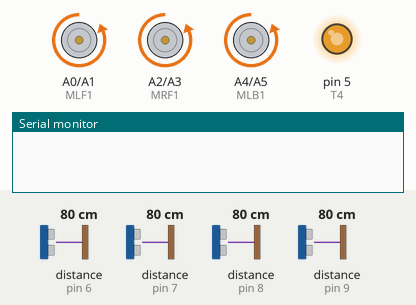
Recording of a sketch running on a simulated Arduino Nano, built with avr-gcc and run on an emulated ATmega328P. Shown: motor-driver pin pairs drawn as motors (green arrow = first pin HIGH = forward, orange = second pin HIGH = backward, longer = more drive), output pins drawn as LEDs (lit = HIGH), the last lines printed to the serial monitor. Wiring (inferred from the names in the program): 3 × ultrasonic range finder: trigger pin 2, echo pin 6 / trigger pin 3, echo pin 7 / trigger pin 4, echo pin 8. The inputs (shaded band) are chosen by the test bench; at power-on: distance to the obstacle (sensors on pin 6, pin 7, pin 8, pin 9) 80 cm. The echo pulse lasts 58.3 µs per cm; pins used as bus, display or sensor lines are not drawn.

Above: at 1.8 s.
1.9 s: distance to the obstacle (sensor on pin 6) set to 2 cm
At 2.9 s:
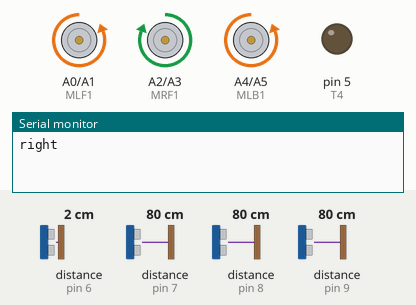
3.5 s: distance to the obstacle (sensor on pin 7) set to 54 cm
5.2 s: distance to the obstacle (sensor on pin 7) set to 48 cm
At 6.9 s:
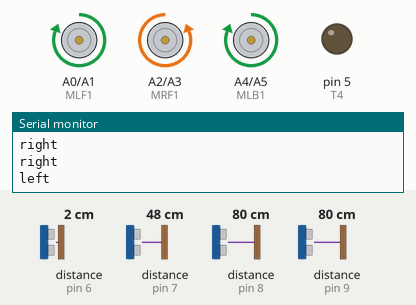
9.3 s: distance to the obstacle (sensor on pin 8) set to 2 cm
At 10.9 s:
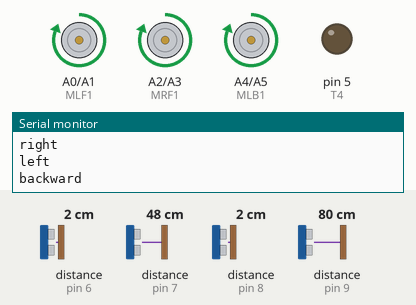
13.4 s: distance to the obstacle (sensor on pin 9) set to 2 cm
At 16.0 s:
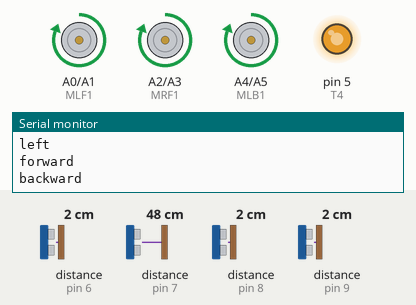
17.5 s: distance to the obstacle (sensor on pin 9) set to 60 cm
At 19.0 s:
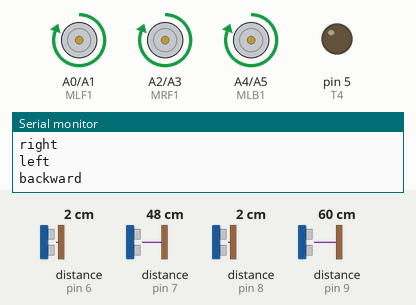
Timing chart, 0 to 20.5 s (numbered marks = the images above; inputs shaded):
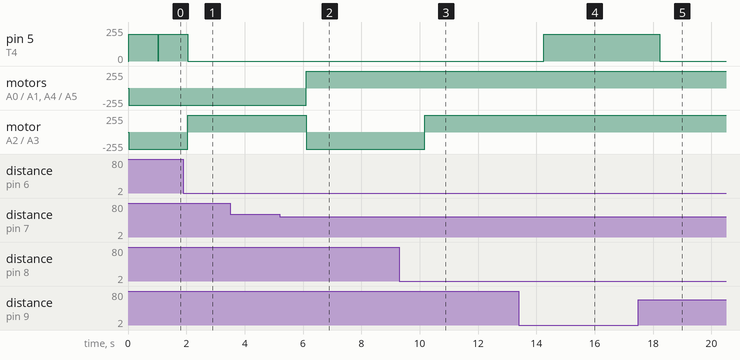

Measured:
- the behaviour switches between 51 and 50 cm on distance to the obstacle (sensor on pin 7) (found by bisection; images 1 and 2)
- after the input at 1.9 s, pin 5 (T4): goes on until 2.0 s, then stays 0/255; motor on A2 (MRF1) / A3 (MRF2): backward 255/255 → forward 255/255 after 0.14 s
- after the input at 5.2 s, motor on A0 (MLF1) / A1 (MLF2), motor on A4 (MLB1) / A5 (MLB2): backward 255/255 → forward 255/255 after 0.91 s; motor on A2 (MRF1) / A3 (MRF2): forward 255/255 → backward 255/255 after 0.91 s
- after the input at 9.3 s, motor on A2 (MRF1) / A3 (MRF2): backward 255/255 → forward 255/255 after 0.87 s
- after the input at 13.4 s, pin 5 (T4): 0/255 → 200/255 after 0.85 s
- after the input at 17.5 s, pin 5 (T4): 200/255 → 0/255 after 0.73 s

The sketch:

rover.ino
```cpp
#define T1 2   //T implies trigger pin
#define T2 3
#define T3 4
#define T4 5
#define E1 6   //E implies echo pin
#define E2 7
#define E3 8
#define E4 9
#define MLF1 A0  //motor pins
#define MLF2 A1
#define MRF1 A2
#define MRF2 A3
#define MLB1 A4
#define MLB2 A5
#define MRB1 A6
#define MRB2 A7
long duration_1,duration_2,duration_3,duration_4;
int distance_l,distance_r,distance_f,distance_b;

void setup()
{
    pinMode(T1, OUTPUT);
    pinMode(T2, OUTPUT);
    pinMode(T3, OUTPUT);
    pinMode(T4, OUTPUT);
    pinMode(E1, INPUT);
    pinMode(E2, INPUT);
    pinMode(E3, INPUT);
    pinMode(E4, INPUT);
    pinMode(MLF1, OUTPUT);
    pinMode(MLF2, OUTPUT);
    pinMode(MRF1, OUTPUT);
    pinMode(MRF2, OUTPUT);
    pinMode(MLB1, OUTPUT);
    pinMode(MLB2, OUTPUT);
    pinMode(MRB1, OUTPUT);
    pinMode(MRB2, OUTPUT);
    Serial.begin(9600);
}


void loop()
{
    leftdetection();
    rightdetection();
    backdetection();
    frontdetection();
    if(distance_b>50 && distance_f>50 && distance_l>50 && distance_r>50)
    {
        forward();
    }
    delay(1000);
}

void leftdetection()
{
     digitalWrite(T1, LOW);
     delayMicroseconds(2);
     digitalWrite(T1, HIGH);
     delayMicroseconds(10);
     digitalWrite(T1, LOW);
     duration_1 = pulseIn(E1, HIGH);
     distance_l = duration_1 * 0.0340 / 2;
     if(distance_l<50)
     {
         Serial.println("right");
         right();
     }
}

void rightdetection()
{
     digitalWrite(T2, LOW);
     delayMicroseconds(2);
     digitalWrite(T2, HIGH);
     delayMicroseconds(10);
     digitalWrite(T2, LOW);
     duration_2 = pulseIn(E2, HIGH);
     distance_r = duration_2 * 0.0340 / 2;
     if(distance_r<50)
     {
         Serial.println("left");
         left();
     }
}

void frontdetection()
{
     digitalWrite(T3, LOW);
     delayMicroseconds(2);
     digitalWrite(T3, HIGH);
     delayMicroseconds(10);
     digitalWrite(T3, LOW);
     duration_3 = pulseIn(E3, HIGH);
     distance_f = duration_3 * 0.0340 / 2;
     if(distance_f<50)
     {
         Serial.println("backward");
         backward();
     }
 }

void backdetection()
{
     digitalWrite(T4, LOW);
     delayMicroseconds(2);
     digitalWrite(T4, HIGH);
     delayMicroseconds(10);
     digitalWrite(T4, LOW);
     duration_4 = pulseIn(E4, HIGH);
     distance_b = duration_4 * 0.0340 / 2;
     if(distance_b<50)
     {
         Serial.println("forward");
         forward();
     }
}

void backward()
{analogWrite(MLF1, 200);
 analogWrite(MLF2, 0);
 analogWrite(MRF1, 200);
 analogWrite(MRF2, 0);
 analogWrite(MLB1, 200);
 analogWrite(MLB2, 0);
 analogWrite(MRB1, 200);
 analogWrite(MRB2, 0);
}

void left()
{ analogWrite(MLF1, 200);
 analogWrite(MLF2, 0);
 analogWrite(MRF1, 0);
 analogWrite(MRF2, 200);
 analogWrite(MLB1, 200);
 analogWrite(MLB2, 0);
 analogWrite(MRB1, 0);
 analogWrite(MRB2, 200);
}

void right()
{analogWrite(MLF1, 0);
 analogWrite(MLF2, 200);
 analogWrite(MRF1, 200);
 analogWrite(MRF2, 0);
 analogWrite(MLB1, 0);
 analogWrite(MLB2, 200);
 analogWrite(MRB1, 200);
 analogWrite(MRB2, 0);
}

void forward()
{analogWrite(MLF1, 0);
 analogWrite(MLF2, 200);
 analogWrite(MRF1, 0);
 analogWrite(MRF2, 200);
 analogWrite(MLB1, 0);
 analogWrite(MLB2, 200);
 analogWrite(MRB1, 0);
 analogWrite(MRB2, 200);
}
```
